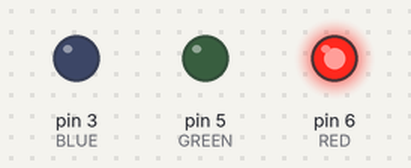
The sketch below on a simulated Arduino Uno, built with avr-gcc and run on an emulated ATmega328P. Shown: output pins drawn as LEDs (lit = HIGH).

Above: at 0.2 s.
At 0.7 s:
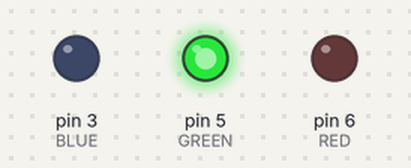
At 2.7 s:
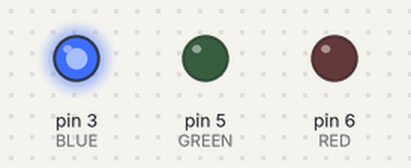
Timing chart, 0 to 3.5 s (numbered marks = the images above):
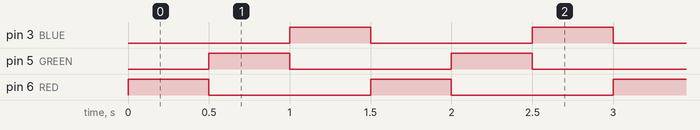

The sketch:

sketch_jun30b.ino
```cpp
#define BLUE 3
#define GREEN 5
#define RED 6

// define variables
int redValue;
int greenValue;
int blueValue;

void setup() {
  // put your setup code here, to run once:
pinMode(RED, OUTPUT);
pinMode(GREEN,OUTPUT);
pinMode(BLUE,OUTPUT);


  redValue = 0; // choose a value between 1 and 255 to change the color.
  greenValue = 0;
  blueValue = 0;

  analogWrite(GREEN, greenValue);
  analogWrite(BLUE, blueValue);
  analogWrite(RED, redValue);

}


void loop()
{
  for (int i=0;i<3;++i)
  {
    switch (i) {
      case 0:
          redValue = 255; // choose a value between 1 and 255 to change the color.
          greenValue = 0;
          blueValue = 0;
          break;

      case 1:
          redValue = 0; // choose a value between 1 and 255 to change the color.
          greenValue = 255;
          blueValue = 0;
          break;

      default:
          redValue = 0; // choose a value between 1 and 255 to change the color.
          greenValue = 0;
          blueValue = 255;
          break;
    }

  analogWrite(GREEN, greenValue);
  analogWrite(BLUE, blueValue);
  analogWrite(RED, redValue);
  delay(500);
  }


}

// main loop
void loop2()
{
#define delayTime 10 // fading time between colors

redValue = 255; // choose a value between 1 and 255 to change the color.
greenValue = 0;
blueValue = 0;

// this is unnecessary as we've either turned on RED in SETUP
// or in the previous loop ... regardless, this turns RED off
// analogWrite(RED, 0);
// delay(1000);

for(int i = 0; i < 255; i += 1) // fades out red bring green full when i=255
{
redValue -= 1;
greenValue += 1;
// The following was reversed, counting in the wrong directions
// analogWrite(RED, 255 - redValue);
// analogWrite(GREEN, 255 - greenValue);
analogWrite(RED, redValue);
analogWrite(GREEN, greenValue);
delay(delayTime);
}

redValue = 0;
greenValue = 255;
blueValue = 0;

for(int i = 0; i < 255; i += 1) // fades out green bring blue full when i=255
{
greenValue -= 1;
blueValue += 1;
// The following was reversed, counting in the wrong directions
// analogWrite(GREEN, 255 - greenValue);
// analogWrite(BLUE, 255 - blueValue);
analogWrite(GREEN, greenValue);
analogWrite(BLUE, blueValue);
delay(delayTime);
}

redValue = 0;
greenValue = 0;
blueValue = 255;

for(int i = 0; i < 255; i += 1) // fades out blue bring red full when i=255
{
// The following code has been rearranged to match the other two similar sections
blueValue -= 1;
redValue += 1;
// The following was reversed, counting in the wrong directions
// analogWrite(BLUE, 255 - blueValue);
// analogWrite(RED, 255 - redValue);
analogWrite(BLUE, blueValue);
analogWrite(RED, redValue);
delay(delayTime);
}
}
```

Measured:
- by itself, pin 3 (BLUE), pin 5 (GREEN), pin 6 (RED): alternates HIGH for 0.50 s and LOW for 1.0 s
- by itself, everything shown: repeats every 1.5 s, in 3 steps
